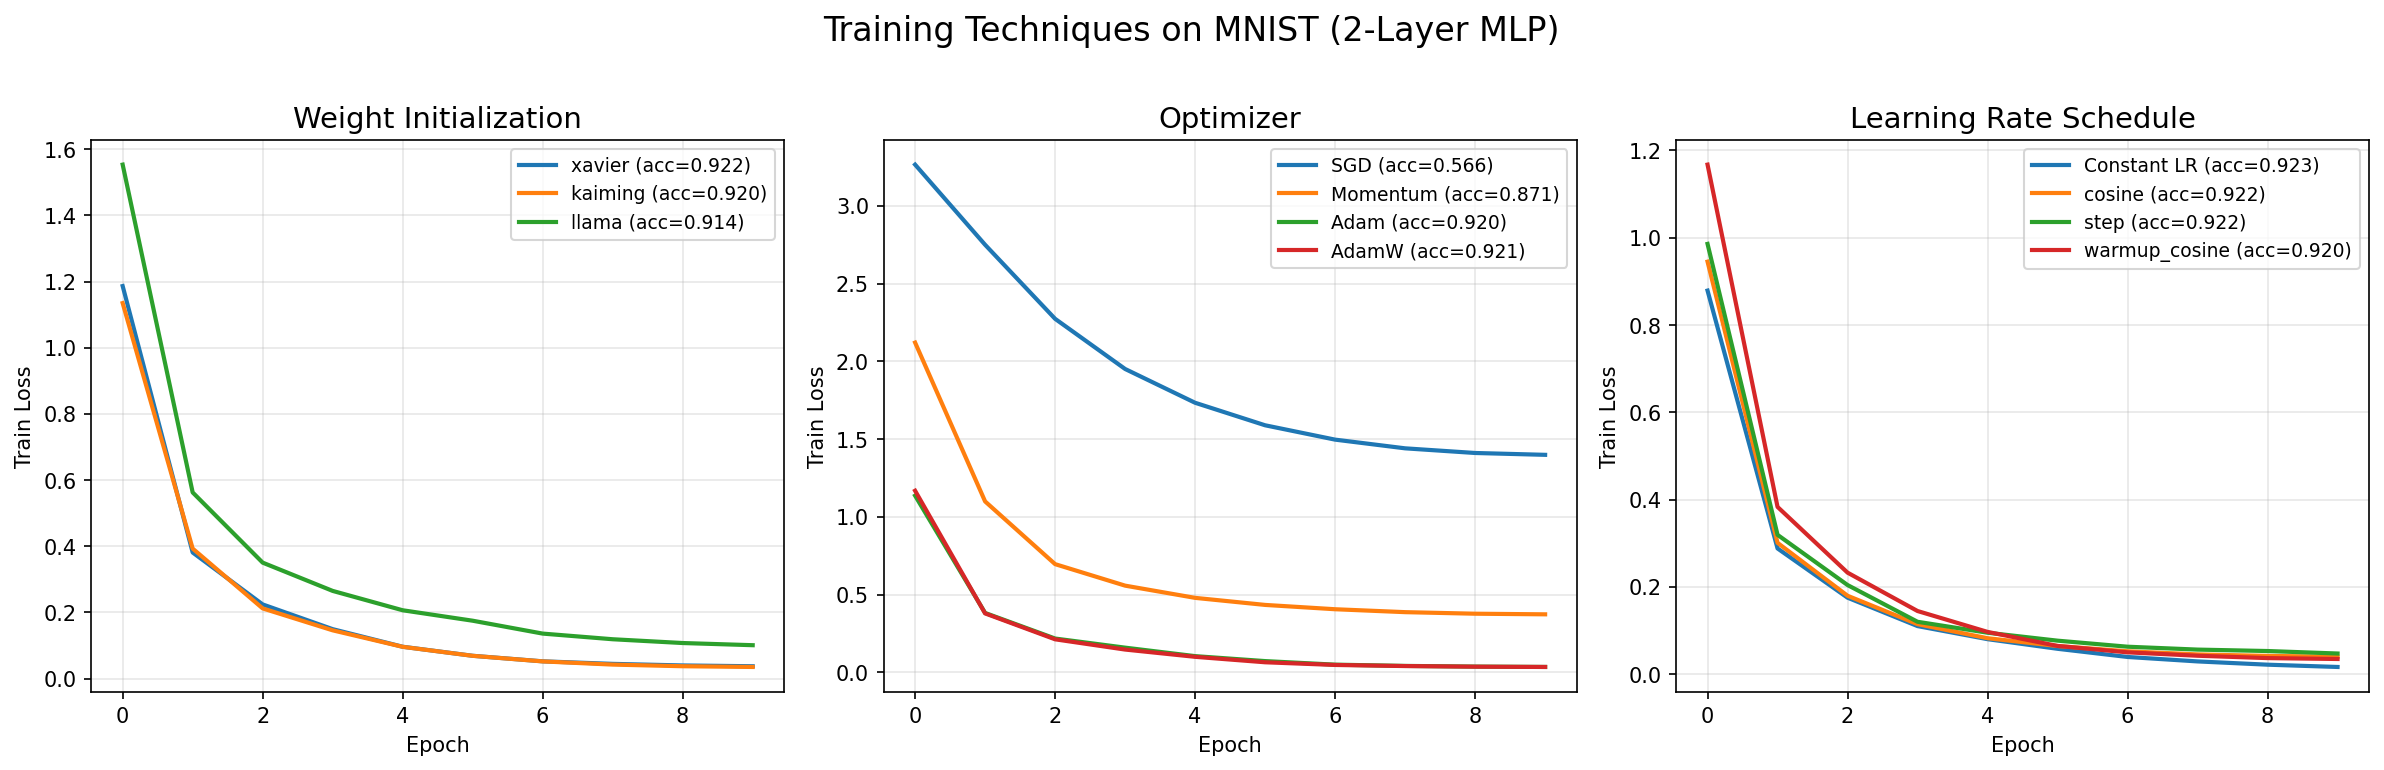

Write the Python code that produced this figure.
"""
training_techniques.py
======================
Compare weight initialization, optimizers, and learning rate schedules
on a 2-layer MLP trained on MNIST.

Usage:
    python training_techniques.py

Requirements:
    torch>=2.1.0, torchvision, matplotlib, tqdm
"""

import torch
import torch.nn as nn
import torch.nn.functional as F
import torch.optim as optim
from torch.utils.data import DataLoader, Subset
from torchvision import datasets, transforms
import matplotlib
matplotlib.use("Agg")
import matplotlib.pyplot as plt
import numpy as np
import time
import math
import os

# ─────────────────────────────────────────────
# Constants
# ─────────────────────────────────────────────
INPUT_DIM = 784
HIDDEN_DIM = 256
NUM_CLASSES = 10
EPOCHS = 10
BATCH_SIZE = 64
LR = 1e-3
SUBSET_SIZE = 2000

DEVICE = torch.device("cuda" if torch.cuda.is_available() else "cpu")
print(f"Device: {DEVICE}\n")


# ─────────────────────────────────────────────
# Data
# ─────────────────────────────────────────────
def get_mnist_loaders(batch_size=64, subset_size=2000):
    transform = transforms.Compose([
        transforms.ToTensor(),
        transforms.Normalize((0.1307,), (0.3081,)),
    ])
    train_full = datasets.MNIST(
        "/tmp/mnist", train=True, download=True, transform=transform
    )
    test_full = datasets.MNIST(
        "/tmp/mnist", train=False, download=True, transform=transform
    )
    rng = np.random.RandomState(42)
    train_idx = rng.choice(len(train_full), subset_size, replace=False)
    train_set = Subset(train_full, train_idx)
    train_loader = DataLoader(train_set, batch_size=batch_size, shuffle=True)
    test_loader = DataLoader(test_full, batch_size=batch_size, shuffle=False)
    return train_loader, test_loader


# ─────────────────────────────────────────────
# Model
# ─────────────────────────────────────────────
class MLP(nn.Module):
    """2-layer MLP: 784 -> 256 -> 10"""

    def __init__(self, init_method: str = "xavier", depth: int = 1):
        super().__init__()
        self.fc1 = nn.Linear(INPUT_DIM, HIDDEN_DIM)
        self.fc2 = nn.Linear(HIDDEN_DIM, NUM_CLASSES)
        self._init_weights(init_method, depth)

    def forward(self, x):
        x = x.view(x.size(0), -1)
        x = F.relu(self.fc1(x))
        x = self.fc2(x)
        return x

    def _init_weights(self, method: str, depth: int = 1):
        for name, param in self.named_parameters():
            if "weight" not in name:
                continue
            if method == "xavier":
                nn.init.xavier_uniform_(param)
            elif method == "kaiming":
                nn.init.kaiming_uniform_(param, mode="fan_in", nonlinearity="relu")
            elif method == "llama":
                nn.init.normal_(param, mean=0.0, std=0.02 / math.sqrt(2 * depth))
            else:
                pass
        print(f"  [Init] Using {method} initialization")


# ─────────────────────────────────────────────
# Training helpers
# ─────────────────────────────────────────────
def train_epoch(model, loader, optimizer, criterion, scheduler=None):
    model.train()
    total_loss = 0.0
    total_correct = 0
    total_samples = 0
    for data, target in loader:
        data, target = data.to(DEVICE), target.to(DEVICE)
        optimizer.zero_grad()
        output = model(data)
        loss = criterion(output, target)
        loss.backward()
        optimizer.step()
        total_loss += loss.item() * data.size(0)
        total_correct += (output.argmax(dim=1) == target).sum().item()
        total_samples += data.size(0)
    if scheduler is not None:
        scheduler.step()
    return total_loss / total_samples, total_correct / total_samples


@torch.no_grad()
def evaluate(model, loader, criterion):
    model.eval()
    total_loss = 0.0
    total_correct = 0
    total_samples = 0
    for data, target in loader:
        data, target = data.to(DEVICE), target.to(DEVICE)
        output = model(data)
        loss = criterion(output, target)
        total_loss += loss.item() * data.size(0)
        total_correct += (output.argmax(dim=1) == target).sum().item()
        total_samples += data.size(0)
    return total_loss / total_samples, total_correct / total_samples


# ─────────────────────────────────────────────
# LR Schedules
# ─────────────────────────────────────────────
def get_scheduler(optimizer, name: str, epochs: int):
    if name == "none":
        return None
    elif name == "cosine":
        return optim.lr_scheduler.CosineAnnealingLR(optimizer, T_max=epochs)
    elif name == "step":
        return optim.lr_scheduler.StepLR(optimizer, step_size=3, gamma=0.5)
    elif name == "warmup_cosine":
        def lr_lambda(epoch):
            warmup_epochs = 2
            if epoch < warmup_epochs:
                return (epoch + 1) / warmup_epochs
            else:
                progress = (epoch - warmup_epochs) / max(epochs - warmup_epochs, 1)
                return 0.5 * (1.0 + math.cos(math.pi * progress))
        return optim.lr_scheduler.LambdaLR(optimizer, lr_lambda)
    else:
        return None


# ─────────────────────────────────────────────
# Experiment 1: Compare Weight Initializations
# ─────────────────────────────────────────────
def experiment_init(train_loader, test_loader):
    print("\n" + "=" * 60)
    print("Experiment 1: Weight Initialization Comparison")
    print("=" * 60)
    print(f"{'Init':>10} | {'Epoch':>6} | {'Train Loss':>10} | {'Train Acc':>9} | {'Test Acc':>8}")
    print("-" * 60)

    criterion = nn.CrossEntropyLoss()
    results = {}

    for init_name in ["xavier", "kaiming", "llama"]:
        model = MLP(init_method=init_name).to(DEVICE)
        optimizer = optim.Adam(model.parameters(), lr=LR)
        scheduler = get_scheduler(optimizer, "warmup_cosine", EPOCHS)
        train_losses, test_accs = [], []
        for epoch in range(1, EPOCHS + 1):
            train_loss, train_acc = train_epoch(
                model, train_loader, optimizer, criterion, scheduler
            )
            _, test_acc = evaluate(model, test_loader, criterion)
            train_losses.append(train_loss)
            test_accs.append(test_acc)
            if epoch == EPOCHS:
                print(f"{init_name:>10} | {epoch:>6d} | {train_loss:>10.4f} | {train_acc:>9.4f} | {test_acc:>8.4f}")
        results[init_name] = (train_losses, test_accs)

    print("\nFinal Test Accuracy by Initialization:")
    print(f"{'Init':>10} | {'Test Acc':>10}")
    print("-" * 25)
    for name in results:
        print(f"{name:>10} | {results[name][1][-1]:>10.4f}")
    return results


# ─────────────────────────────────────────────
# Experiment 2: Compare Optimizers
# ─────────────────────────────────────────────
def experiment_optimizer(train_loader, test_loader):
    print("\n" + "=" * 60)
    print("Experiment 2: Optimizer Comparison")
    print("=" * 60)
    print(f"{'Optimizer':>12} | {'Epoch':>6} | {'Train Loss':>10} | {'Train Acc':>9} | {'Test Acc':>8}")
    print("-" * 60)

    criterion = nn.CrossEntropyLoss()
    results = {}

    optim_configs = {
        "SGD":       (lambda p: optim.SGD(p, lr=LR), "warmup_cosine"),
        "Momentum":  (lambda p: optim.SGD(p, lr=LR, momentum=0.9), "warmup_cosine"),
        "Adam":      (lambda p: optim.Adam(p, lr=LR), "warmup_cosine"),
        "AdamW":     (lambda p: optim.AdamW(p, lr=LR, weight_decay=1e-4), "warmup_cosine"),
    }

    for opt_name, (opt_fn, sched_name) in optim_configs.items():
        model = MLP(init_method="kaiming").to(DEVICE)
        optimizer = opt_fn(model.parameters())
        scheduler = get_scheduler(optimizer, sched_name, EPOCHS)
        train_losses, test_accs = [], []
        for epoch in range(1, EPOCHS + 1):
            train_loss, train_acc = train_epoch(
                model, train_loader, optimizer, criterion, scheduler
            )
            _, test_acc = evaluate(model, test_loader, criterion)
            train_losses.append(train_loss)
            test_accs.append(test_acc)
            if epoch == EPOCHS:
                print(f"{opt_name:>12} | {epoch:>6d} | {train_loss:>10.4f} | {train_acc:>9.4f} | {test_acc:>8.4f}")
        results[opt_name] = (train_losses, test_accs)

    print("\nFinal Test Accuracy by Optimizer:")
    print(f"{'Optimizer':>12} | {'Test Acc':>10}")
    print("-" * 25)
    for name in results:
        print(f"{name:>12} | {results[name][1][-1]:>10.4f}")
    return results


# ─────────────────────────────────────────────
# Experiment 3: Compare LR Schedules
# ─────────────────────────────────────────────
def experiment_scheduler(train_loader, test_loader):
    print("\n" + "=" * 60)
    print("Experiment 3: Learning Rate Schedule Comparison")
    print("=" * 60)
    print(f"{'Scheduler':>14} | {'Epoch':>6} | {'Train Loss':>10} | {'Train Acc':>9} | {'Test Acc':>8}")
    print("-" * 60)

    criterion = nn.CrossEntropyLoss()
    results = {}

    for sched_name in ["none", "cosine", "step", "warmup_cosine"]:
        model = MLP(init_method="kaiming").to(DEVICE)
        optimizer = optim.Adam(model.parameters(), lr=LR)
        scheduler = get_scheduler(optimizer, sched_name, EPOCHS)
        train_losses, test_accs = [], []
        for epoch in range(1, EPOCHS + 1):
            train_loss, train_acc = train_epoch(
                model, train_loader, optimizer, criterion, scheduler
            )
            _, test_acc = evaluate(model, test_loader, criterion)
            train_losses.append(train_loss)
            test_accs.append(test_acc)
            if epoch == EPOCHS:
                print(f"{sched_name:>14} | {epoch:>6d} | {train_loss:>10.4f} | {train_acc:>9.4f} | {test_acc:>8.4f}")
        results[sched_name] = (train_losses, test_accs)

    print("\nFinal Test Accuracy by LR Schedule:")
    print(f"{'Scheduler':>14} | {'Test Acc':>10}")
    print("-" * 28)
    for name in results:
        print(f"{name:>14} | {results[name][1][-1]:>10.4f}")
    return results


# ─────────────────────────────────────────────
# Plotting
# ─────────────────────────────────────────────
def plot_results(init_results, opt_results, sched_results, save_path="training_techniques.png"):
    fig, axes = plt.subplots(1, 3, figsize=(16, 5))

    ax = axes[0]
    for name, (losses, accs) in init_results.items():
        ax.plot(losses, label=f"{name} (acc={accs[-1]:.3f})", linewidth=2)
    ax.set_title("Weight Initialization", fontsize=14)
    ax.set_xlabel("Epoch")
    ax.set_ylabel("Train Loss")
    ax.legend(fontsize=9)
    ax.grid(True, alpha=0.3)

    ax = axes[1]
    for name, (losses, accs) in opt_results.items():
        ax.plot(losses, label=f"{name} (acc={accs[-1]:.3f})", linewidth=2)
    ax.set_title("Optimizer", fontsize=14)
    ax.set_xlabel("Epoch")
    ax.set_ylabel("Train Loss")
    ax.legend(fontsize=9)
    ax.grid(True, alpha=0.3)

    ax = axes[2]
    for name, (losses, accs) in sched_results.items():
        label = name if name != "none" else "Constant LR"
        ax.plot(losses, label=f"{label} (acc={accs[-1]:.3f})", linewidth=2)
    ax.set_title("Learning Rate Schedule", fontsize=14)
    ax.set_xlabel("Epoch")
    ax.set_ylabel("Train Loss")
    ax.legend(fontsize=9)
    ax.grid(True, alpha=0.3)

    plt.suptitle("Training Techniques on MNIST (2-Layer MLP)", fontsize=16, y=1.02)
    plt.tight_layout()
    plt.savefig(save_path, dpi=150, bbox_inches="tight")
    print(f"\n[Plot] Loss curves saved to {save_path}")


# ─────────────────────────────────────────────
# Main
# ─────────────────────────────────────────────
def main():
    print("=" * 60)
    print("Training Techniques Comparison on MNIST")
    print("=" * 60)
    print(f"Device: {DEVICE}  |  Epochs: {EPOCHS}  |  Subset: {SUBSET_SIZE}  |  LR: {LR}")

    train_loader, test_loader = get_mnist_loaders(BATCH_SIZE, SUBSET_SIZE)
    print(f"Train batches: {len(train_loader)}  |  Test batches: {len(test_loader)}")

    results_init = experiment_init(train_loader, test_loader)
    results_opt = experiment_optimizer(train_loader, test_loader)
    results_sched = experiment_scheduler(train_loader, test_loader)

    plot_results(results_init, results_opt, results_sched)

    print("\n" + "=" * 60)
    print("All experiments completed!")
    print("=" * 60)


if __name__ == "__main__":
    main()
